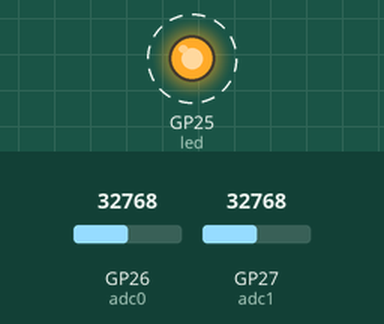
This program was run on a simulated Raspberry Pi Pico running MicroPython. On the bench: output pins drawn as LEDs (lit = HIGH). Dashed ring = blinking. The inputs (shaded band) are chosen by the test bench; at power-on: GP26 (adc0) = 32768, GP27 (adc1) = 32768 (analog values on the 0–65535 scale). Pins used as bus, display or sensor lines are not drawn; what the program prints to the serial console is not drawn.

Above: at 0.2 s.
Timing chart, 0 to 3.0 s (numbered marks = the images above):
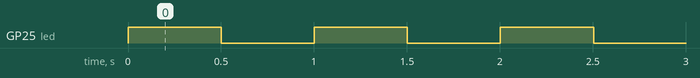

The program:

eyevolt.py
```python
from machine import Pin,ADC
from time import sleep

led = Pin('LED', Pin.OUT)
print('Blinking LED Example')

adc0 = ADC(26)
adc1 = ADC(27)

mux0_eb = Pin('GPIO13', Pin.OUT)
mux0_S0 = Pin('GPIO10', Pin.OUT)
mux0_S1 = Pin('GPIO11', Pin.OUT)
mux0_S2 = Pin('GPIO12', Pin.OUT)

mux1_eb = Pin('GPIO18', Pin.OUT)
mux1_S0 = Pin('GPIO21', Pin.OUT)
mux1_S1 = Pin('GPIO20', Pin.OUT)
mux1_S2 = Pin('GPIO19', Pin.OUT)


def mux0 (channel):
  b0 = channel & 1
  b1 = (channel & 2)>>1
  b2 = (channel & 4)>>2

  mux0_S0.value(b0)
  mux0_S1.value(b1)
  mux0_S2.value(b2)
  mux0_eb.value(0)

def mux1 (channel):
  b0 = channel & 1
  b1 = (channel & 2)>>1
  b2 = (channel & 4)>>2

  mux1_S0.value(b0)
  mux1_S1.value(b1)
  mux1_S2.value(b2)
  mux1_eb.value(0)

mux0(4)
mux1(0)

while True:
  led.value(not led.value())
  adc_data0 = adc0.read_u16()
  adc_data1 = adc1.read_u16()
  print(f"ADC0 {(adc_data0 / 65535)*3.3}")
  print(f"ADC1 {(adc_data1 / 65535)*3.3*0.5}")

  sleep(0.5)
```

Measured:
- by itself, GP25 (led): alternates HIGH for 0.50 s and LOW for 0.50 s
